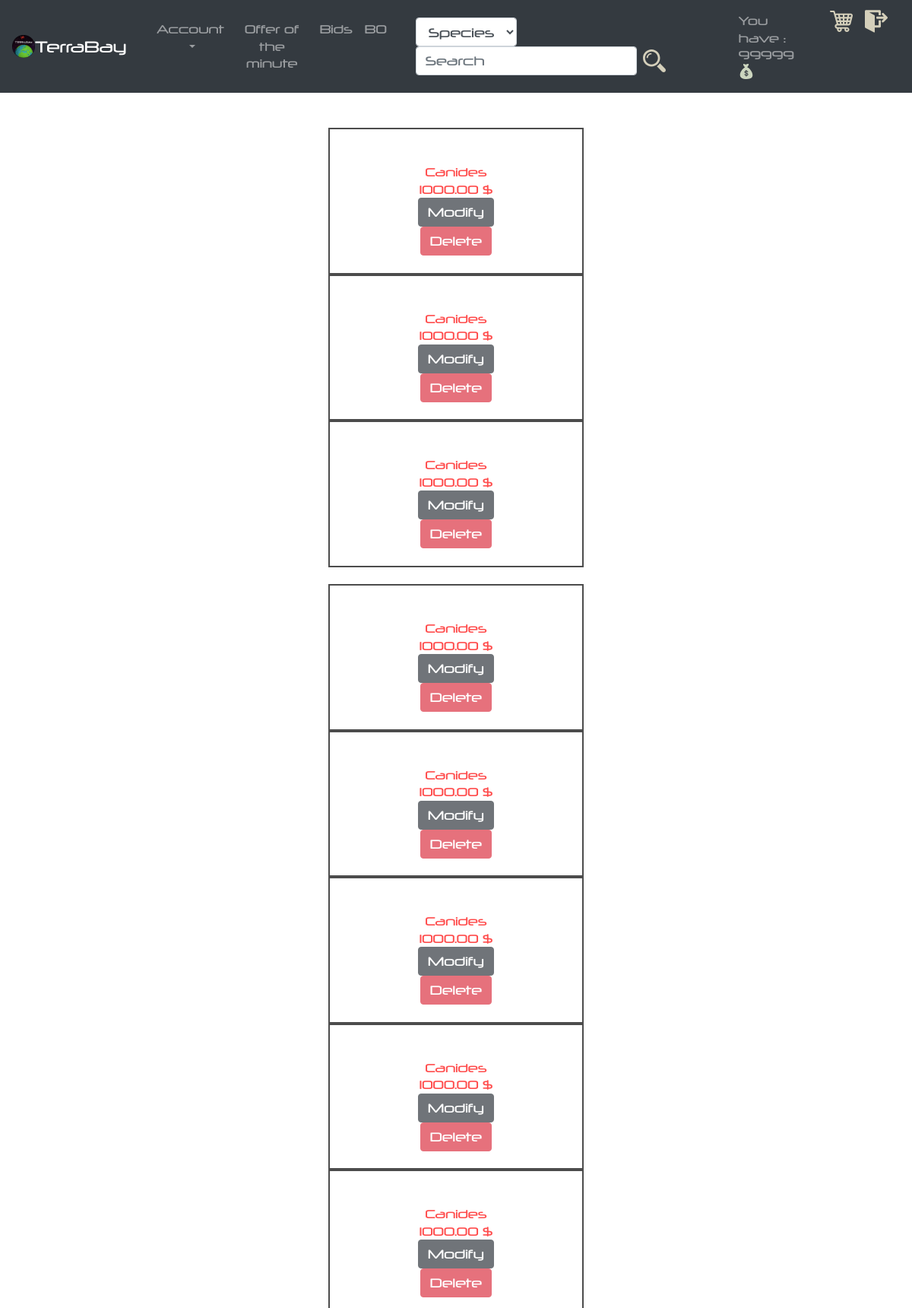
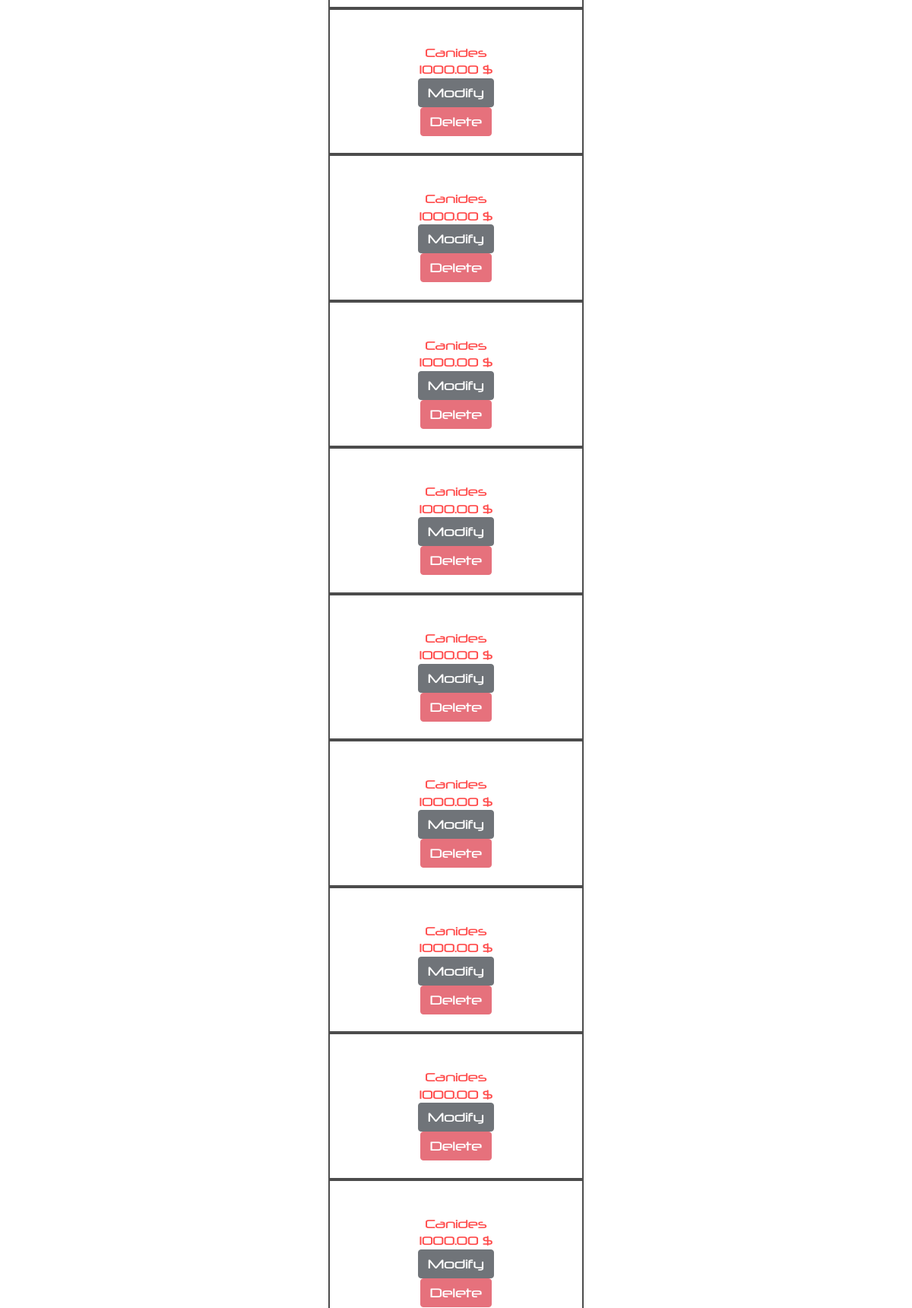
The page /controller/my_article.php (signed in, upper part) on the database its author committed (2 pictures, top to bottom).
### tables this page shows
CREATE TABLE IF NOT EXISTS `articles` (
  `id_article` INT(11) NOT NULL AUTO_INCREMENT,
  `id_specie` INT(11) NULL DEFAULT NULL,
  `id_user` INT(11) NOT NULL,
  `description` VARCHAR(45) NOT NULL,
  `unit_price` DECIMAL(65,2) NOT NULL,
  `stock` INT(11) NOT NULL,
  `gender` ENUM('0', '1', '2') NULL DEFAULT NULL,
  `diet` ENUM('vegie', 'carnivorous', 'omnivorous') NOT NULL,
  `weight` DECIMAL(7,2) NULL DEFAULT NULL,
  `size` DECIMAL(5,2) NOT NULL,
  `color` VARCHAR(45) NOT NULL,
  `age` INT(11) NULL DEFAULT NULL,
  `status` ENUM('available', 'unavailable', 'bid') NOT NULL,
  `photo_path` VARCHAR(100) NULL,
  PRIMARY KEY (`id_article`),
  CONSTRAINT `articles_ibfk_1`
    FOREIGN KEY (`id_specie`)
    REFERENCES `species` (`id_specie`)
    ON DELETE CASCADE
    ON UPDATE CASCADE,
  CONSTRAINT `articles_ibfk_2`
    FOREIGN KEY (`id_user`)
    REFERENCES `users` (`id_user`)
    ON DELETE CASCADE
    ON UPDATE CASCADE);

CREATE TABLE IF NOT EXISTS `species` (
  `id_specie` INT(11) NOT NULL AUTO_INCREMENT,
  `name` VARCHAR(45) NOT NULL,
  PRIMARY KEY (`id_specie`));

### model/my_article.php (called while the page is built, shortened)
<?php
	require_once("../controller/db_connexion.php");
	$sql ='select id_user from users where pseudo = "'.$_SESSION['pseudo'].'"';
	$req = $db_connexion->query($sql);
	$id = $req->fetch();
	$sql = 'select id_article, unit_price, species.name from users inner join articles on users.id_user = articles.id_user inner join species on articles.id_specie = species.id_specie where users.id_user = "'.$id['id_user'].'"';
	$req = $db_connexion->query($sql);
	$i=0;
	while ($row = $req->fetch()){
		$data[$i]=$row;
		$i++;
	}
?>

### view/my_article.php (the view, shortened to what this page needs)
<?php
	echo "<h2><center>Your articles</h2></center>";
?>
<div id="box3">
<?php
	if (isset($data)) {
		$x=0;
		for ($i=0; $i <count($data) ; $i++) {
			echo "<center><div class='col-sm-3' style='background-color:white; opacity:0.7; color:red; border:solid black 2px ;overflow: hidden;max-width: 336px; '><br>";
			echo "<br>".$data[$i]['name']."<br>".$data[$i]['unit_price']." $<br>
			<form action='../controller/modify_article.php?id=".$data[$i]['id_article']."' method='POST'>
			<input type='submit' class='btn btn-dark' style='background-color:dark;'  value='Modify'></form>
			<form action='../controller/delete_article.php?id=".$data[$i]['id_article']."' method='POST'>
			<input type='submit' class='btn btn-danger' style='background-color:dark;' value='Delete'></form><br>
			</div></center>";
			$x++;
			if ( $x === 3 ){
				echo "<br>";
			}
		}
	} else {
		echo "<div id='box'><br>You don't had any article !<br>Click <a href='../controller/add_article_display.php'>here</a> to add one .<br><br></div>";
	}
?>
</div>
</body>
</html>

### view/css/style.css (style rules this page uses)
body { background-image: url("../../view/images/background1.jpg"); background-size: 100%; color : white; overflow-X:hidden; font-family: "neuropol"; font-size: 15px; background-attachment: fixed; }
h2 { font-family: "telemarines"; }

### rows shown on the page
articles: id_specie.name "Canides", unit_price "1000.00"
articles: id_specie.name "Canides", unit_price "1000.00"
articles: id_specie.name "Canides", unit_price "1000.00"
articles: id_specie.name "Canides", unit_price "1000.00"
articles: id_specie.name "Canides", unit_price "1000.00"
articles: id_specie.name "Canides", unit_price "1000.00"
articles: id_specie.name "Canides", unit_price "1000.00"
articles: id_specie.name "Canides", unit_price "1000.00"
articles: id_specie.name "Canides", unit_price "1000.00"
articles: id_specie.name "Canides", unit_price "1000.00"
articles: id_specie.name "Canides", unit_price "1000.00"
articles: id_specie.name "Canides", unit_price "1000.00"
articles: id_specie.name "Canides", unit_price "1000.00"
articles: id_specie.name "Canides", unit_price "1000.00"
articles: id_specie.name "Canides", unit_price "1000.00"
articles: id_specie.name "Canides", unit_price "1000.00"
articles: id_specie.name "Canides", unit_price "1000.00"

### other values the page prints
$_SESSION['monney'] "99999"
